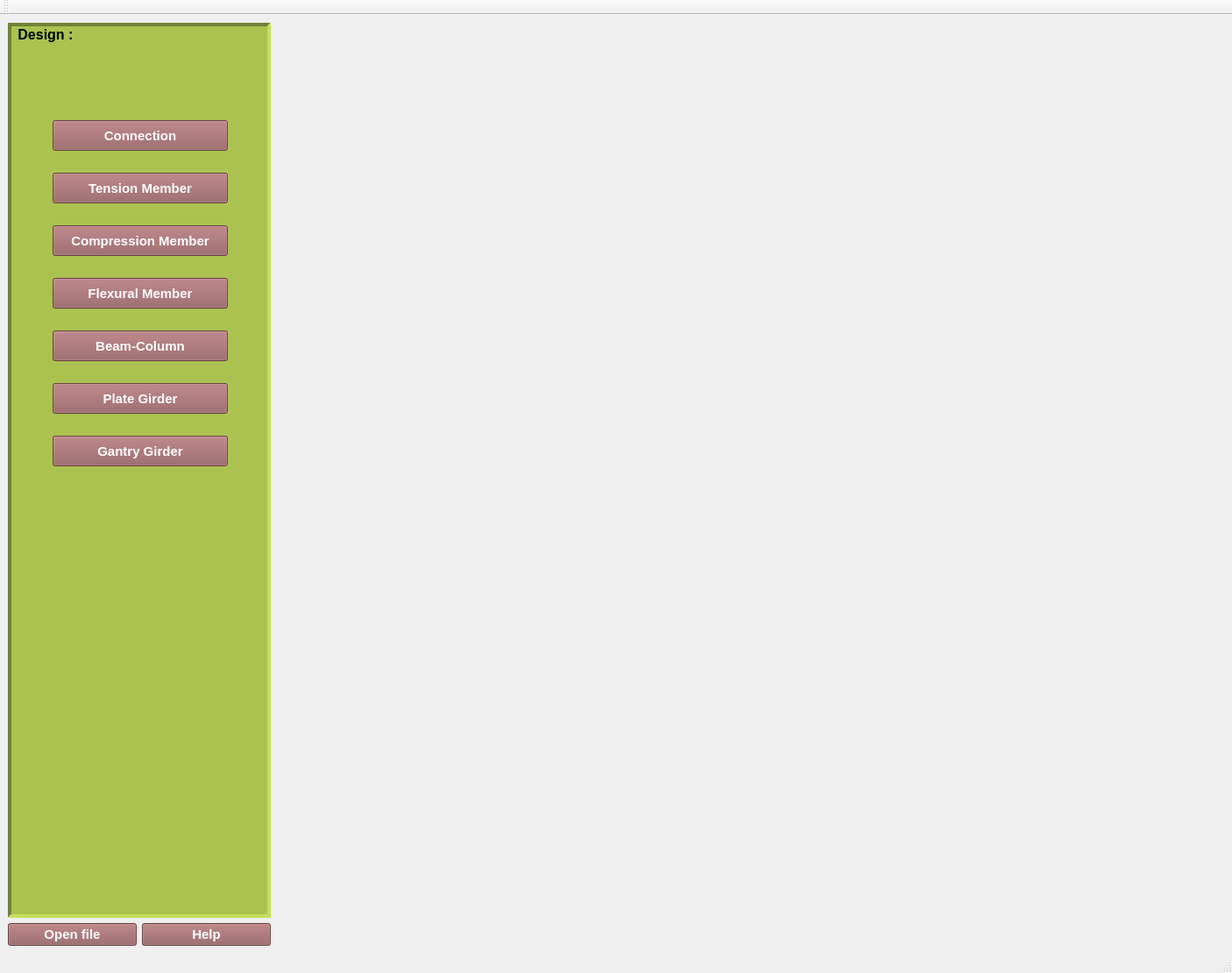
<?xml version="1.0" encoding="UTF-8"?>
<ui version="4.0">
 <class>MainWindow</class>
 <widget class="QMainWindow" name="MainWindow">
  <property name="windowModality">
   <enum>Qt::NonModal</enum>
  </property>
  <property name="geometry">
   <rect>
    <x>0</x>
    <y>0</y>
    <width>1406</width>
    <height>1110</height>
   </rect>
  </property>
  <property name="windowTitle">
   <string>Osdag</string>
  </property>
  <property name="windowIcon">
   <iconset resource="ResourceFiles/osdagMainPageIcons.qrc">
    <normaloff>:/newPrefix/images/Osdag Icon.png</normaloff>:/newPrefix/images/Osdag Icon.png</iconset>
  </property>
  <property name="autoFillBackground">
   <bool>true</bool>
  </property>
  <property name="styleSheet">
   <string notr="true">QWidget::showMaximised()</string>
  </property>
  <widget class="QWidget" name="centralwidget">
   <layout class="QGridLayout" name="gridLayout">
    <item row="1" column="1">
     <widget class="QPushButton" name="btn_help">
      <property name="font">
       <font>
        <family>Arial</family>
        <pointsize>11</pointsize>
        <weight>75</weight>
        <bold>true</bold>
       </font>
      </property>
      <property name="styleSheet">
       <string notr="true">QPushButton::hover
{
   background-color: #d97f7f;
   color:#000000 ;
}

QPushButton
{
background-color: #925a5b;
color:#ffffff;
}</string>
      </property>
      <property name="text">
       <string>Help</string>
      </property>
      <property name="autoDefault">
       <bool>true</bool>
      </property>
     </widget>
    </item>
    <item row="1" column="0">
     <widget class="QPushButton" name="btn_openfile">
      <property name="font">
       <font>
        <family>Arial</family>
        <pointsize>11</pointsize>
        <weight>75</weight>
        <bold>true</bold>
       </font>
      </property>
      <property name="styleSheet">
       <string notr="true">QPushButton::hover
{
   background-color: #d97f7f;
   color:#000000 ;
}

QPushButton
{
background-color: #925a5b;
color:#ffffff;
}</string>
      </property>
      <property name="text">
       <string>Open file</string>
      </property>
      <property name="autoDefault">
       <bool>true</bool>
      </property>
     </widget>
    </item>
    <item row="0" column="0" colspan="2">
     <widget class="QListWidget" name="myListWidget">
      <property name="minimumSize">
       <size>
        <width>300</width>
        <height>0</height>
       </size>
      </property>
      <property name="palette">
       <palette>
        <active>
         <colorrole role="Button">
          <brush brushstyle="SolidPattern">
           <color alpha="255">
            <red>171</red>
            <green>194</green>
            <blue>80</blue>
           </color>
          </brush>
         </colorrole>
         <colorrole role="Base">
          <brush brushstyle="SolidPattern">
           <color alpha="255">
            <red>171</red>
            <green>194</green>
            <blue>80</blue>
           </color>
          </brush>
         </colorrole>
         <colorrole role="Window">
          <brush brushstyle="SolidPattern">
           <color alpha="255">
            <red>171</red>
            <green>194</green>
            <blue>80</blue>
           </color>
          </brush>
         </colorrole>
         <colorrole role="Highlight">
          <brush brushstyle="SolidPattern">
           <color alpha="255">
            <red>240</red>
            <green>84</green>
            <blue>69</blue>
           </color>
          </brush>
         </colorrole>
        </active>
        <inactive>
         <colorrole role="Button">
          <brush brushstyle="SolidPattern">
           <color alpha="255">
            <red>171</red>
            <green>194</green>
            <blue>80</blue>
           </color>
          </brush>
         </colorrole>
         <colorrole role="Base">
          <brush brushstyle="SolidPattern">
           <color alpha="255">
            <red>171</red>
            <green>194</green>
            <blue>80</blue>
           </color>
          </brush>
         </colorrole>
         <colorrole role="Window">
          <brush brushstyle="SolidPattern">
           <color alpha="255">
            <red>171</red>
            <green>194</green>
            <blue>80</blue>
           </color>
          </brush>
         </colorrole>
         <colorrole role="Highlight">
          <brush brushstyle="SolidPattern">
           <color alpha="255">
            <red>240</red>
            <green>84</green>
            <blue>69</blue>
           </color>
          </brush>
         </colorrole>
        </inactive>
        <disabled>
         <colorrole role="Button">
          <brush brushstyle="SolidPattern">
           <color alpha="255">
            <red>171</red>
            <green>194</green>
            <blue>80</blue>
           </color>
          </brush>
         </colorrole>
         <colorrole role="Base">
          <brush brushstyle="SolidPattern">
           <color alpha="255">
            <red>171</red>
            <green>194</green>
            <blue>80</blue>
           </color>
          </brush>
         </colorrole>
         <colorrole role="Window">
          <brush brushstyle="SolidPattern">
           <color alpha="255">
            <red>171</red>
            <green>194</green>
            <blue>80</blue>
           </color>
          </brush>
         </colorrole>
         <colorrole role="Highlight">
          <brush brushstyle="SolidPattern">
           <color alpha="255">
            <red>240</red>
            <green>240</green>
            <blue>240</blue>
           </color>
          </brush>
         </colorrole>
        </disabled>
       </palette>
      </property>
      <property name="focusPolicy">
       <enum>Qt::NoFocus</enum>
      </property>
      <property name="contextMenuPolicy">
       <enum>Qt::ActionsContextMenu</enum>
      </property>
      <property name="styleSheet">
       <string notr="true">QListWidget
{
background-color: #abc250 ;
}</string>
      </property>
      <property name="frameShape">
       <enum>QFrame::Panel</enum>
      </property>
      <property name="frameShadow">
       <enum>QFrame::Sunken</enum>
      </property>
      <property name="lineWidth">
       <number>4</number>
      </property>
      <property name="midLineWidth">
       <number>2</number>
      </property>
      <item>
       <property name="text">
        <string> Design :</string>
       </property>
       <property name="toolTip">
        <string/>
       </property>
       <property name="font">
        <font>
         <pointsize>12</pointsize>
         <weight>75</weight>
         <bold>true</bold>
        </font>
       </property>
      </item>
     </widget>
    </item>
    <item row="0" column="2">
     <widget class="QStackedWidget" name="myStackedWidget">
      <property name="font">
       <font>
        <pointsize>13</pointsize>
        <italic>false</italic>
       </font>
      </property>
      <property name="currentIndex">
       <number>0</number>
      </property>
      <widget class="QWidget" name="Osdagpage">
       <layout class="QGridLayout" name="gridLayout_2">
        <item row="0" column="0" colspan="2">
         <widget class="QLabel" name="lbl_OsdagHeader">
          <property name="minimumSize">
           <size>
            <width>800</width>
            <height>200</height>
           </size>
          </property>
          <property name="maximumSize">
           <size>
            <width>800</width>
            <height>200</height>
           </size>
          </property>
          <property name="text">
           <string/>
          </property>
          <property name="pixmap">
           <pixmap resource="ResourceFiles/osdagMainPageIcons.qrc">:/newPrefix/images/Osdag_header.png</pixmap>
          </property>
          <property name="scaledContents">
           <bool>true</bool>
          </property>
         </widget>
        </item>
        <item row="1" column="2">
         <spacer name="verticalSpacer">
          <property name="orientation">
           <enum>Qt::Vertical</enum>
          </property>
          <property name="sizeHint" stdset="0">
           <size>
            <width>20</width>
            <height>556</height>
           </size>
          </property>
         </spacer>
        </item>
        <item row="2" column="0">
         <widget class="QLabel" name="lbl_fosseelogo">
          <property name="minimumSize">
           <size>
            <width>250</width>
            <height>92</height>
           </size>
          </property>
          <property name="maximumSize">
           <size>
            <width>250</width>
            <height>92</height>
           </size>
          </property>
          <property name="text">
           <string/>
          </property>
          <property name="pixmap">
           <pixmap resource="ResourceFiles/osdagMainPageIcons.qrc">:/newPrefix/images/Fossee_logo.png</pixmap>
          </property>
          <property name="scaledContents">
           <bool>true</bool>
          </property>
         </widget>
        </item>
        <item row="2" column="1">
         <spacer name="horizontalSpacer">
          <property name="orientation">
           <enum>Qt::Horizontal</enum>
          </property>
          <property name="sizeHint" stdset="0">
           <size>
            <width>455</width>
            <height>20</height>
           </size>
          </property>
         </spacer>
        </item>
        <item row="2" column="2">
         <widget class="QLabel" name="lbl_iitblogo">
          <property name="sizePolicy">
           <sizepolicy hsizetype="Preferred" vsizetype="Preferred">
            <horstretch>0</horstretch>
            <verstretch>0</verstretch>
           </sizepolicy>
          </property>
          <property name="minimumSize">
           <size>
            <width>100</width>
            <height>100</height>
           </size>
          </property>
          <property name="text">
           <string/>
          </property>
          <property name="pixmap">
           <pixmap resource="ResourceFiles/osdagMainPageIcons.qrc">:/newPrefix/images/iit_logo.png</pixmap>
          </property>
          <property name="scaledContents">
           <bool>true</bool>
          </property>
         </widget>
        </item>
       </layout>
      </widget>
      <widget class="QWidget" name="Connectionpage">
       <layout class="QHBoxLayout" name="horizontalLayout">
        <item>
         <widget class="QTabWidget" name="mytabWidget">
          <property name="sizePolicy">
           <sizepolicy hsizetype="Expanding" vsizetype="Expanding">
            <horstretch>0</horstretch>
            <verstretch>0</verstretch>
           </sizepolicy>
          </property>
          <property name="font">
           <font>
            <family>Arial</family>
            <pointsize>11</pointsize>
            <weight>75</weight>
            <bold>true</bold>
           </font>
          </property>
          <property name="focusPolicy">
           <enum>Qt::ClickFocus</enum>
          </property>
          <property name="toolTip">
           <string>&lt;html&gt;&lt;head/&gt;&lt;body&gt;&lt;p&gt;&lt;a href=&quot;#&quot;&gt;Shear Connection&lt;/a&gt;&lt;/p&gt;&lt;/body&gt;&lt;/html&gt;</string>
          </property>
          <property name="styleSheet">
           <string notr="true">QTabBar::tab {
    margin-right: 10;
 }
QTabBar::tab::hover
{
   background-color: #d97f7f;
   color:#000000 ;
}

QTabBar::tab{
height: 40px;
width: 200px;
background-color: #925a5b;
color:#ffffff;
}
QTabBar::tab{
border-top-left-radius: 2px ;
border-top-right-radius: 2px ;
border-bottom-left-radius: 0px ;
border-bottom-right-radius: 0px ;
}
 </string>
          </property>
          <property name="tabShape">
           <enum>QTabWidget::Triangular</enum>
          </property>
          <property name="currentIndex">
           <number>0</number>
          </property>
          <widget class="QWidget" name="tab1_shearconnection">
           <property name="font">
            <font>
             <italic>true</italic>
            </font>
           </property>
           <attribute name="title">
            <string>Shear Connection</string>
           </attribute>
           <layout class="QGridLayout" name="gridLayout_3">
            <item row="0" column="2">
             <spacer name="verticalSpacer_4">
              <property name="orientation">
               <enum>Qt::Vertical</enum>
              </property>
              <property name="sizeHint" stdset="0">
               <size>
                <width>20</width>
                <height>102</height>
               </size>
              </property>
             </spacer>
            </item>
            <item row="0" column="6">
             <spacer name="verticalSpacer_5">
              <property name="orientation">
               <enum>Qt::Vertical</enum>
              </property>
              <property name="sizeHint" stdset="0">
               <size>
                <width>20</width>
                <height>102</height>
               </size>
              </property>
             </spacer>
            </item>
            <item row="1" column="0">
             <spacer name="horizontalSpacer_2">
              <property name="orientation">
               <enum>Qt::Horizontal</enum>
              </property>
              <property name="sizeHint" stdset="0">
               <size>
                <width>87</width>
                <height>20</height>
               </size>
              </property>
             </spacer>
            </item>
            <item row="1" column="1" colspan="3">
             <layout class="QVBoxLayout" name="verticalLayout">
              <item>
               <widget class="QLabel" name="label_2">
                <property name="font">
                 <font>
                  <family>Arial</family>
                  <pointsize>12</pointsize>
                  <weight>75</weight>
                  <bold>true</bold>
                 </font>
                </property>
                <property name="text">
                 <string>Finplate</string>
                </property>
               </widget>
              </item>
              <item>
               <widget class="QRadioButton" name="rdbtn_finplate">
                <property name="font">
                 <font>
                  <family>Arial</family>
                  <pointsize>12</pointsize>
                  <weight>75</weight>
                  <italic>false</italic>
                  <bold>true</bold>
                  <strikeout>false</strikeout>
                 </font>
                </property>
                <property name="focusPolicy">
                 <enum>Qt::TabFocus</enum>
                </property>
                <property name="layoutDirection">
                 <enum>Qt::LeftToRight</enum>
                </property>
                <property name="text">
                 <string/>
                </property>
                <property name="icon">
                 <iconset>
                  <normaloff>ResourceFiles/images/finplate.png</normaloff>ResourceFiles/images/finplate.png</iconset>
                </property>
                <property name="iconSize">
                 <size>
                  <width>300</width>
                  <height>300</height>
                 </size>
                </property>
                <property name="shortcut">
                 <string>Shift+F</string>
                </property>
                <property name="checkable">
                 <bool>true</bool>
                </property>
               </widget>
              </item>
             </layout>
            </item>
            <item row="1" column="4">
             <spacer name="horizontalSpacer_3">
              <property name="orientation">
               <enum>Qt::Horizontal</enum>
              </property>
              <property name="sizeHint" stdset="0">
               <size>
                <width>175</width>
                <height>20</height>
               </size>
              </property>
             </spacer>
            </item>
            <item row="1" column="5" colspan="3">
             <layout class="QVBoxLayout" name="verticalLayout_2">
              <item>
               <widget class="QLabel" name="label_3">
                <property name="font">
                 <font>
                  <family>Arial</family>
                  <pointsize>12</pointsize>
                  <weight>75</weight>
                  <bold>true</bold>
                 </font>
                </property>
                <property name="text">
                 <string>Cleat Angle</string>
                </property>
               </widget>
              </item>
              <item>
               <widget class="QRadioButton" name="rdbtn_cleat">
                <property name="font">
                 <font>
                  <family>Arial</family>
                  <pointsize>12</pointsize>
                  <weight>75</weight>
                  <italic>false</italic>
                  <bold>true</bold>
                  <underline>false</underline>
                  <strikeout>false</strikeout>
                 </font>
                </property>
                <property name="focusPolicy">
                 <enum>Qt::TabFocus</enum>
                </property>
                <property name="layoutDirection">
                 <enum>Qt::LeftToRight</enum>
                </property>
                <property name="styleSheet">
                 <string notr="true">QRadioButton {
text-shadow : black 0.1em 0.1em 0.2em  ;
}</string>
                </property>
                <property name="text">
                 <string/>
                </property>
                <property name="icon">
                 <iconset>
                  <normaloff>ResourceFiles/images/cleatAngle.png</normaloff>ResourceFiles/images/cleatAngle.png</iconset>
                </property>
                <property name="iconSize">
                 <size>
                  <width>300</width>
                  <height>300</height>
                 </size>
                </property>
                <property name="shortcut">
                 <string>Shift+C</string>
                </property>
               </widget>
              </item>
             </layout>
            </item>
            <item row="1" column="8">
             <spacer name="horizontalSpacer_8">
              <property name="orientation">
               <enum>Qt::Horizontal</enum>
              </property>
              <property name="sizeHint" stdset="0">
               <size>
                <width>87</width>
                <height>20</height>
               </size>
              </property>
             </spacer>
            </item>
            <item row="2" column="0">
             <spacer name="horizontalSpacer_4">
              <property name="orientation">
               <enum>Qt::Horizontal</enum>
              </property>
              <property name="sizeHint" stdset="0">
               <size>
                <width>87</width>
                <height>20</height>
               </size>
              </property>
             </spacer>
            </item>
            <item row="2" column="1" colspan="3">
             <layout class="QVBoxLayout" name="verticalLayout_3">
              <item>
               <widget class="QLabel" name="label_4">
                <property name="font">
                 <font>
                  <family>Arial</family>
                  <pointsize>12</pointsize>
                  <weight>75</weight>
                  <bold>true</bold>
                 </font>
                </property>
                <property name="text">
                 <string>Endplate</string>
                </property>
               </widget>
              </item>
              <item>
               <widget class="QRadioButton" name="rdbtn_endplate">
                <property name="font">
                 <font>
                  <family>Arial</family>
                  <pointsize>12</pointsize>
                  <weight>75</weight>
                  <italic>false</italic>
                  <bold>true</bold>
                 </font>
                </property>
                <property name="focusPolicy">
                 <enum>Qt::TabFocus</enum>
                </property>
                <property name="layoutDirection">
                 <enum>Qt::LeftToRight</enum>
                </property>
                <property name="text">
                 <string/>
                </property>
                <property name="icon">
                 <iconset>
                  <normaloff>ResourceFiles/images/endplate.png</normaloff>ResourceFiles/images/endplate.png</iconset>
                </property>
                <property name="iconSize">
                 <size>
                  <width>300</width>
                  <height>300</height>
                 </size>
                </property>
                <property name="shortcut">
                 <string>Shift+E</string>
                </property>
               </widget>
              </item>
             </layout>
            </item>
            <item row="2" column="4">
             <spacer name="horizontalSpacer_5">
              <property name="orientation">
               <enum>Qt::Horizontal</enum>
              </property>
              <property name="sizeHint" stdset="0">
               <size>
                <width>175</width>
                <height>20</height>
               </size>
              </property>
             </spacer>
            </item>
            <item row="2" column="5" colspan="3">
             <layout class="QVBoxLayout" name="verticalLayout_4">
              <item>
               <widget class="QLabel" name="label_5">
                <property name="font">
                 <font>
                  <family>Arial</family>
                  <pointsize>12</pointsize>
                  <weight>75</weight>
                  <bold>true</bold>
                 </font>
                </property>
                <property name="text">
                 <string>Seated Angle</string>
                </property>
               </widget>
              </item>
              <item>
               <widget class="QRadioButton" name="rdbtn_seat">
                <property name="focusPolicy">
                 <enum>Qt::TabFocus</enum>
                </property>
                <property name="text">
                 <string/>
                </property>
                <property name="icon">
                 <iconset resource="ResourceFiles/osdagMainPageIcons.qrc">
                  <normaloff>:/newPrefix/images/seatedAngle1.png</normaloff>:/newPrefix/images/seatedAngle1.png</iconset>
                </property>
                <property name="iconSize">
                 <size>
                  <width>300</width>
                  <height>300</height>
                 </size>
                </property>
                <property name="shortcut">
                 <string>Shift+S</string>
                </property>
               </widget>
              </item>
             </layout>
            </item>
            <item row="2" column="8">
             <spacer name="horizontalSpacer_9">
              <property name="orientation">
               <enum>Qt::Horizontal</enum>
              </property>
              <property name="sizeHint" stdset="0">
               <size>
                <width>87</width>
                <height>20</height>
               </size>
              </property>
             </spacer>
            </item>
            <item row="3" column="1">
             <spacer name="verticalSpacer_2">
              <property name="orientation">
               <enum>Qt::Vertical</enum>
              </property>
              <property name="sizeHint" stdset="0">
               <size>
                <width>20</width>
                <height>102</height>
               </size>
              </property>
             </spacer>
            </item>
            <item row="3" column="7">
             <spacer name="verticalSpacer_3">
              <property name="orientation">
               <enum>Qt::Vertical</enum>
              </property>
              <property name="sizeHint" stdset="0">
               <size>
                <width>20</width>
                <height>102</height>
               </size>
              </property>
             </spacer>
            </item>
            <item row="4" column="3">
             <spacer name="horizontalSpacer_6">
              <property name="orientation">
               <enum>Qt::Horizontal</enum>
              </property>
              <property name="sizeHint" stdset="0">
               <size>
                <width>262</width>
                <height>20</height>
               </size>
              </property>
             </spacer>
            </item>
            <item row="4" column="4">
             <widget class="QPushButton" name="btn_start">
              <property name="minimumSize">
               <size>
                <width>190</width>
                <height>30</height>
               </size>
              </property>
              <property name="maximumSize">
               <size>
                <width>190</width>
                <height>30</height>
               </size>
              </property>
              <property name="font">
               <font>
                <family>Arial</family>
                <pointsize>11</pointsize>
                <weight>75</weight>
                <bold>true</bold>
               </font>
              </property>
              <property name="focusPolicy">
               <enum>Qt::TabFocus</enum>
              </property>
              <property name="styleSheet">
               <string notr="true">QPushButton::hover
{
   background-color: #d97f7f;
   color:#000000 ;
}

QPushButton
{
background-color: #925a5b;
color:#ffffff;
}</string>
              </property>
              <property name="text">
               <string>Start</string>
              </property>
              <property name="checkable">
               <bool>false</bool>
              </property>
              <property name="autoExclusive">
               <bool>false</bool>
              </property>
              <property name="autoDefault">
               <bool>true</bool>
              </property>
             </widget>
            </item>
            <item row="4" column="5">
             <spacer name="horizontalSpacer_7">
              <property name="orientation">
               <enum>Qt::Horizontal</enum>
              </property>
              <property name="sizeHint" stdset="0">
               <size>
                <width>262</width>
                <height>20</height>
               </size>
              </property>
             </spacer>
            </item>
           </layout>
          </widget>
          <widget class="QWidget" name="tab2_momentconnection">
           <property name="layoutDirection">
            <enum>Qt::RightToLeft</enum>
           </property>
           <attribute name="title">
            <string>Moment Connection</string>
           </attribute>
          </widget>
         </widget>
        </item>
       </layout>
      </widget>
      <widget class="QWidget" name="tensionpage">
       <widget class="QLabel" name="label">
        <property name="geometry">
         <rect>
          <x>350</x>
          <y>260</y>
          <width>271</width>
          <height>111</height>
         </rect>
        </property>
        <property name="font">
         <font>
          <pointsize>19</pointsize>
          <weight>75</weight>
          <bold>true</bold>
          <underline>true</underline>
         </font>
        </property>
        <property name="text">
         <string>Coming Soon ...</string>
        </property>
       </widget>
      </widget>
      <widget class="QWidget" name="page"/>
     </widget>
    </item>
   </layout>
   <widget class="QPushButton" name="btn_connection">
    <property name="geometry">
     <rect>
      <x>60</x>
      <y>120</y>
      <width>200</width>
      <height>35</height>
     </rect>
    </property>
    <property name="font">
     <font>
      <family>Arial</family>
      <pointsize>11</pointsize>
      <weight>75</weight>
      <bold>true</bold>
     </font>
    </property>
    <property name="mouseTracking">
     <bool>false</bool>
    </property>
    <property name="focusPolicy">
     <enum>Qt::StrongFocus</enum>
    </property>
    <property name="contextMenuPolicy">
     <enum>Qt::ActionsContextMenu</enum>
    </property>
    <property name="styleSheet">
     <string notr="true">QPushButton::hover
{
   background-color: #d97f7f;
   color:#000000 ;
}

QPushButton
{
background-color: #925a5b;
color:#ffffff;
}
</string>
    </property>
    <property name="text">
     <string>Connection</string>
    </property>
    <property name="autoDefault">
     <bool>true</bool>
    </property>
    <property name="default">
     <bool>false</bool>
    </property>
   </widget>
   <widget class="QPushButton" name="btn_tension">
    <property name="geometry">
     <rect>
      <x>60</x>
      <y>180</y>
      <width>200</width>
      <height>35</height>
     </rect>
    </property>
    <property name="font">
     <font>
      <family>Arial</family>
      <pointsize>11</pointsize>
      <weight>75</weight>
      <bold>true</bold>
     </font>
    </property>
    <property name="styleSheet">
     <string notr="true">QPushButton::hover
{
   background-color: #d97f7f;
   color:#000000 ;
}

QPushButton
{
background-color: #925a5b;
color:#ffffff;
}
</string>
    </property>
    <property name="text">
     <string>Tension Member</string>
    </property>
    <property name="autoDefault">
     <bool>true</bool>
    </property>
   </widget>
   <widget class="QPushButton" name="btn_compression">
    <property name="geometry">
     <rect>
      <x>60</x>
      <y>240</y>
      <width>200</width>
      <height>35</height>
     </rect>
    </property>
    <property name="font">
     <font>
      <family>Arial</family>
      <pointsize>11</pointsize>
      <weight>75</weight>
      <bold>true</bold>
     </font>
    </property>
    <property name="styleSheet">
     <string notr="true">QPushButton::hover
{
   background-color: #d97f7f;
   color:#000000 ;
}

QPushButton
{
background-color: #925a5b;
color:#ffffff;
}
</string>
    </property>
    <property name="text">
     <string>Compression Member</string>
    </property>
    <property name="autoDefault">
     <bool>true</bool>
    </property>
   </widget>
   <widget class="QPushButton" name="btn_flexural">
    <property name="geometry">
     <rect>
      <x>60</x>
      <y>300</y>
      <width>200</width>
      <height>35</height>
     </rect>
    </property>
    <property name="font">
     <font>
      <family>Arial</family>
      <pointsize>11</pointsize>
      <weight>75</weight>
      <bold>true</bold>
     </font>
    </property>
    <property name="styleSheet">
     <string notr="true">QPushButton::hover
{
   background-color: #d97f7f;
   color:#000000 ;
}

QPushButton
{
background-color: #925a5b;
color:#ffffff;
}</string>
    </property>
    <property name="text">
     <string>Flexural Member</string>
    </property>
    <property name="autoDefault">
     <bool>true</bool>
    </property>
   </widget>
   <widget class="QPushButton" name="btn_beamCol">
    <property name="geometry">
     <rect>
      <x>60</x>
      <y>360</y>
      <width>200</width>
      <height>35</height>
     </rect>
    </property>
    <property name="font">
     <font>
      <family>Arial</family>
      <pointsize>11</pointsize>
      <weight>75</weight>
      <bold>true</bold>
     </font>
    </property>
    <property name="styleSheet">
     <string notr="true">QPushButton::hover
{
   background-color: #d97f7f;
   color:#000000 ;
}

QPushButton
{
background-color: #925a5b;
color:#ffffff;
}</string>
    </property>
    <property name="text">
     <string>Beam-Column</string>
    </property>
    <property name="autoDefault">
     <bool>true</bool>
    </property>
   </widget>
   <widget class="QPushButton" name="btn_plate">
    <property name="geometry">
     <rect>
      <x>60</x>
      <y>420</y>
      <width>200</width>
      <height>35</height>
     </rect>
    </property>
    <property name="font">
     <font>
      <family>Arial</family>
      <pointsize>11</pointsize>
      <weight>75</weight>
      <bold>true</bold>
     </font>
    </property>
    <property name="styleSheet">
     <string notr="true">QPushButton::hover
{
   background-color: #d97f7f;
   color:#000000 ;
}

QPushButton
{
background-color: #925a5b;
color:#ffffff;
}</string>
    </property>
    <property name="text">
     <string>Plate Girder</string>
    </property>
    <property name="autoDefault">
     <bool>true</bool>
    </property>
   </widget>
   <widget class="QPushButton" name="btn_gantry">
    <property name="geometry">
     <rect>
      <x>60</x>
      <y>480</y>
      <width>200</width>
      <height>35</height>
     </rect>
    </property>
    <property name="font">
     <font>
      <family>Arial</family>
      <pointsize>11</pointsize>
      <weight>75</weight>
      <bold>true</bold>
     </font>
    </property>
    <property name="styleSheet">
     <string notr="true">QPushButton::hover
{
   background-color: #d97f7f;
   color:#000000 ;
}

QPushButton
{
background-color: #925a5b;
color:#ffffff;
}</string>
    </property>
    <property name="text">
     <string>Gantry Girder</string>
    </property>
    <property name="autoDefault">
     <bool>true</bool>
    </property>
   </widget>
   <zorder>myListWidget</zorder>
   <zorder>myStackedWidget</zorder>
   <zorder>btn_openfile</zorder>
   <zorder>btn_help</zorder>
   <zorder>btn_connection</zorder>
   <zorder>btn_tension</zorder>
   <zorder>btn_compression</zorder>
   <zorder>btn_flexural</zorder>
   <zorder>btn_beamCol</zorder>
   <zorder>btn_plate</zorder>
   <zorder>btn_gantry</zorder>
  </widget>
  <widget class="QMenuBar" name="menubar">
   <property name="geometry">
    <rect>
     <x>0</x>
     <y>0</y>
     <width>1406</width>
     <height>25</height>
    </rect>
   </property>
  </widget>
  <widget class="QStatusBar" name="statusbar"/>
  <widget class="QToolBar" name="toolBar">
   <property name="windowTitle">
    <string>toolBar</string>
   </property>
   <attribute name="toolBarArea">
    <enum>TopToolBarArea</enum>
   </attribute>
   <attribute name="toolBarBreak">
    <bool>false</bool>
   </attribute>
  </widget>
 </widget>
 <tabstops>
  <tabstop>btn_connection</tabstop>
  <tabstop>btn_tension</tabstop>
  <tabstop>btn_compression</tabstop>
  <tabstop>btn_flexural</tabstop>
  <tabstop>btn_beamCol</tabstop>
  <tabstop>btn_plate</tabstop>
  <tabstop>btn_gantry</tabstop>
  <tabstop>btn_openfile</tabstop>
  <tabstop>btn_help</tabstop>
  <tabstop>rdbtn_seat</tabstop>
  <tabstop>rdbtn_finplate</tabstop>
  <tabstop>rdbtn_cleat</tabstop>
  <tabstop>rdbtn_endplate</tabstop>
  <tabstop>btn_start</tabstop>
 </tabstops>
 <resources>
  <include location="ResourceFiles/osdagMainPageIcons.qrc"/>
 </resources>
 <connections/>
</ui>
